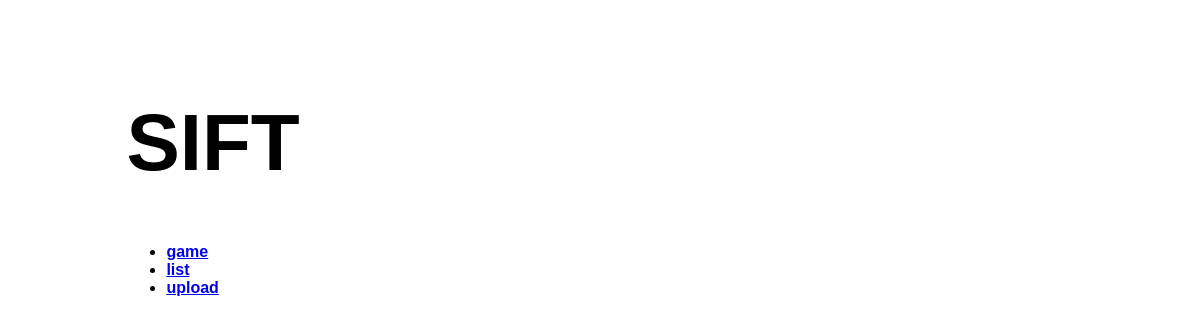
Before: / with the older database file.
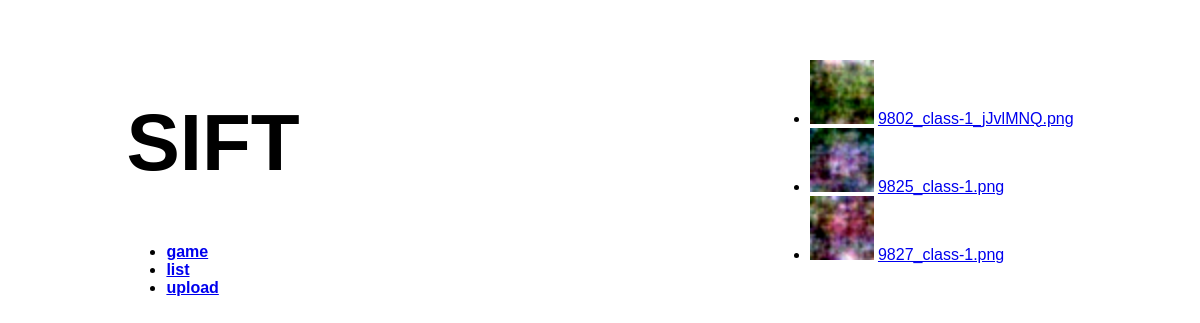
After: the same page with the newer database file.
### labeller/models.py (models this page shows, shortened)
class Image(models.Model):
    source = models.CharField("image source: web, sift generator func, camera",
                              max_length=512, default=None, null=True)
    correct_label = models.IntegerField("Correct label; 0=simulated, 1=image")
    google_labels = models.CharField("Labels generated by google vision API",
                                     max_length=512, default=None, null=True)
    tweeted = models.BooleanField("Image was tweeted", default=False)
    uploaded_by = models.ForeignKey(User, default=None, null=True)
    filename = models.FileField("file path", upload_to='')
    date = models.DateTimeField(auto_now_add=True)

### labeller/views.py (the view)
# urls.py: url(r'^$|index|list', views.list_view, name='list'),
def list_view(request):
    imgs = Image.objects.all()
    if imgs.count() > 30:
        imgs = imgs[:30]
    return render(request, 'list_view.html', {'images': imgs})

### labeller/templates/list_view.html
{% extends 'base.html' %}
{% block content %}
{% if images %}
<ul>
    {% for image in images %}
    <li>
	{% load static %}
	<img src="{{image.filename.url }}" alt="image load failed" height="64px" width="64px"/>
	{% load static %}
	<a href="{% url 'labeller:results' image.id %}">
	    {{ image.filename }}
	</a>
    </li>
    {% endfor %}
</ul>
{% endif %}
{% endblock %}

### labeller/templates/base.html
<link rel="stylesheet" href="/media/css/main.css"/>
<div style="padding-left:10%; padding-right:10%; padding-top:3%">
    <div class="container" style="float:left;">
	<h1>
	    SIFT
	</h1>
	<h4>
	    <ul>
		<li><a href="{% url 'labeller:label' %}">game</a></li>
		<li><a href="{% url 'labeller:list' %}">list</a></li>
		<li><a href="{% url 'labeller:upload' %}">upload</a></li>
	    </ul>
	</h4>
    </div>
    <div style="float: right">
	{% block content %}
	{% endblock %}
    </div>
</div>

### media/css/main.css (style rules this page uses)
h1 { font-size: 80px; }

Changed rows visible on the page:
added Image: filename (picture), filename "9802_class-1_jJvlMNQ.png"
added Image: filename (picture), filename "9825_class-1.png"
added Image: filename (picture), filename "9827_class-1.png"
